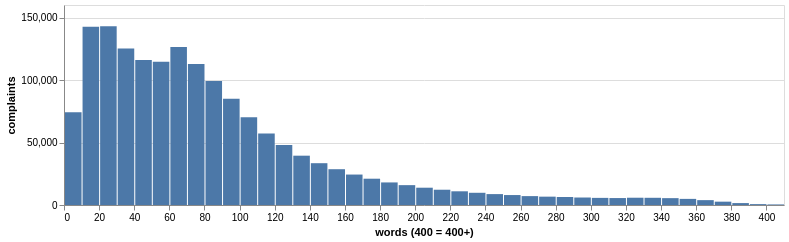

Notebook code for this chart:
### Code cell
word_hist = (
    text.group_by((pl.col("words").clip(upper_bound=400) // 10 * 10).alias("start"))
    .agg(count=pl.len())
    .with_columns(end=pl.col("start") + 10)
)
alt.Chart(word_hist).mark_bar().encode(
    x=alt.X("start:Q", bin="binned", title="words (400 = 400+)"),
    x2="end:Q",
    y=alt.Y("count:Q", title="complaints"),
).properties(width=720, height=200)

### Figure 1 — Vega-Lite specification as saved in the notebook (floating-point values rounded to 4 significant figures)
{"config": {"view": {"continuousWidth": 300, "continuousHeight": 300}}, "data": {"name": "data-60cf47e73076b57a232bc68f0a876b7e"}, "mark": {"type": "bar"}, "encoding": {"x": {"bin": "binned", "field": "start", "title": "words (400 = 400+)", "type": "quantitative"}, "x2": {"field": "end"}, "y": {"field": "count", "title": "complaints", "type": "quantitative"}}, "height": 200, "width": 720, "$schema": "https://vega.github.io/schema/vega-lite/v6.4.1.json", "datasets": {"data-60cf47e73076b57a232bc68f0a876b7e": [{"start": 140, "count": 33444, "end": 150}, {"start": 0, "count": 74209, "end": 10}, {"start": 280, "count": 6395, "end": 290}, {"start": 30, "count": 125241, "end": 40}, {"start": 310, "count": 5556, "end": 320}, {"start": 170, "count": 21036, "end": 180}, {"start": 60, "count": 126330, "end": 70}, {"start": 340, "count": 5486, "end": 350}, {"start": 200, "count": 13837, "end": 210}, {"start": 90, "count": 84975, "end": 100}, {"start": 230, "count": 9774, "end": 240}, {"start": 370, "count": 2668, "end": 380}, {"start": 120, "count": 47934, "end": 130}, {"start": 260, "count": 7112, "end": 270}, {"start": 10, "count": 142605, "end": 20}, {"start": 400, "count": 451, "end": 410}, {"start": 150, "count": 28633, "end": 160}, {"start": 290, "count": 5987, "end": 300}, {"start": 180, "count": 18058, "end": 190}, {"start": 40, "count": 115996, "end": 50}, {"start": 320, "count": 5817, "end": 330}, {"start": 210, "count": 12217, "end": 220}, {"start": 70, "count": 112813, "end": 80}, {"start": 350, "count": 4899, "end": 360}, {"start": 240, "count": 8721, "end": 250}, {"start": 100, "count": 70158, "end": 110}, {"start": 380, "count": 1530, "end": 390}, {"start": 130, "count": 39457, "end": 140}, {"start": 270, "count": 6677, "end": 280}, {"start": 20, "count": 143057, "end": 30}, {"start": 160, "count": 24360, "end": 170}, {"start": 300, "count": 5698, "end": 310}, {"start": 50, "count": 114537, "end": 60}, {"start": 190, "count": 15887, "end": 200}, {"start": 80, "count": 99249, "end": 90}, {"start": 330, "count": 5765, "end": 340}, {"start": 220, "count": 10961, "end": 230}, {"start": 360, "count": 3892, "end": 370}, {"start": 110, "count": 57142, "end": 120}, {"start": 390, "count": 704, "end": 400}, {"start": 250, "count": 7958, "end": 260}]}}
